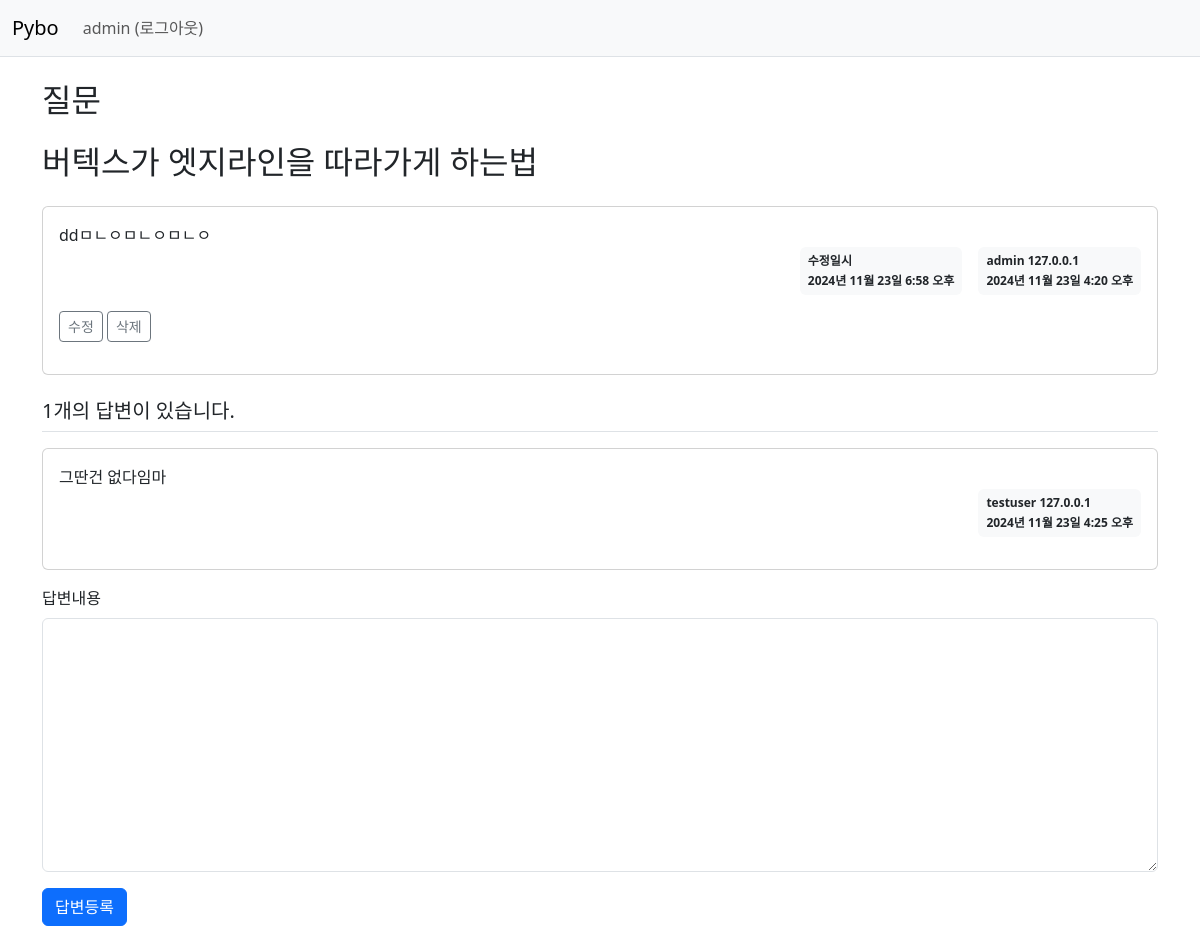
The page /pybo/308/ (signed in) on the database its author committed.
### pybo/models.py (models this page shows, shortened)
class Question(models.Model):
    author = models.ForeignKey(User, on_delete=models.CASCADE, default=1)
    subject = models.CharField(max_length=200)
    content = models.TextField()
    ip_address = models.CharField(max_length=20, null=True)
    modify_date = models.DateTimeField(null=True, blank=True)
    create_date = models.DateTimeField()

class Answer(models.Model):
    author = models.ForeignKey(User, on_delete=models.CASCADE, default=1)
    question = models.ForeignKey(Question, on_delete=models.CASCADE)
    content = models.TextField()
    ip_address = models.CharField(max_length=20, null=True)
    modify_date = models.DateTimeField(null=True, blank=True)
    create_date = models.DateTimeField()

### pybo/views/base_views.py (the view)
# urls.py: path('<int:question_id>/', base_views.detail, name='detail'), # detail 함수가 실행됨.
def detail(request, question_id):
    question = Question.objects.get(id=question_id) # 정직하게 오브젝트만 가져옴
    context = {'question' : question}
    if question.ip_address:
        ip_address = question.ip_address.split('.')
        context['ip_address'] = f"{ip_address[0]}.{ip_address[1]}"
    return render(request, 'pybo/question_detail.html', context)

### templates/pybo/question_detail.html (shortened to what this page needs)
{% extends "base.html" %}
{% block content %}
<div class="container my-3">
    <h2 class="border=bottom py-2">질문</h2>
    <h2 class="border=bottom py-2">{{question.subject}} </h2>
    <div class="card my-3">
        <div class='card-body'>
            <div class="card-text" style="white-space: pre-line;">{{question.content}} </div>
            <div class='d-flex justify-content-end'>
                {% if question.modify_date %}
                <div class="badge bg-light text-dark p-2 text-start mx-3">
                    <div class="mb-2">수정일시</div>
                    <div> {{question.modify_date}} </div>
                </div>
                {% endif %}
                <div class='badge bg-light text-dark p-2 text-start'>
                    <div class="mb-2">{{ question.author.username }} {{ question.ip_address }}</div>
                    <div>{{question.create_date}}</div>
                </div>
            </div>
            <div class="my-3">
                {% if request.user == question.author %}
                <a href="{% url 'pybo:question_modify' question_id=question.id %}" class="btn btn-sm btn-outline-secondary">수정</a>
                <a href="javascript:void(0)" class="delete btn btn-sm btn-outline-secondary" data-uri="{% url "pybo:question_delete" question.id %}">삭제</a>
                {% endif %}
            </div>
        </div>
    </div>
    <h5 class='border-bottom my-3 py-2'>{{question.answer_set.count}}개의 답변이 있습니다.</h5>
    {% for answer in question.answer_set.all %}
    <div class='card my-3'>
        <div class='card-body'>
            <div class='card-text' style='white-space: pre-line;'>{{answer.content}} </div>
            <div class='d-flex justify-content-end'>
                <div class='badge bg-light text-dark p-2 text-start'>
                    <div class="mb-2">{{ answer.author.username }} {{ answer.ip_address }}</div>
                    <div>{{answer.create_date}}</div>
                </div>
            </div>
        </div>
    </div>
    {% endfor %}
    <form action="{% url 'pybo:answer_create' question_id=question.id %}", method='post', class='my-3'>
        <div class='mb-3'>
            <label for='content' class='form-label'>답변내용</label>
            <textarea {% if not user.is_authenticated %}disabled{% endif %}
            name='content' id='content' class='form-control' rows='10'></textarea>
        </div>
        <input type="submit" value='답변등록' class='btn btn-primary'>
    </form>
</div>
{% endblock %}

### templates/navbar.html (shortened to what this page needs)
<nav class='navbar navbar-expand-lg navbar-light bg-light border-bottom'>
    <div class='container-fluid'>
        <a class='navbar-brand' href="{% url 'pybo:index' %}">Pybo</a>
        <div class="collapse navbar-collapse" id="navbarSupportedContent">
            <ul class='navbar-nav me-auto mb-2 mb-lg-0'>
                <li class='nav-item'>
                    {% if user.is_authenticated %}
                    <a class="nav-link" href="{% url "common:logout" %}">{{ user.username }} (로그아웃)</a>
                    {% else %}
                    <a class="nav-link" href="{% url "common:login" %}">로그인</a>
                    {% endif %}
                </li>
            </ul>
        </div>
    </div>
</nav>

### rows shown on the page
Question: subject "버텍스가 엣지라인을 따라가게 하는법", content "ddㅁㄴㅇㅁㄴㅇㅁㄴㅇ", modify_date "2024년 11월 23일 6:58 오후", author.username "admin", ip_address "127.0.0.1", create_date "2024년 11월 23일 4:20 오후", answer_set.count "1"
Answer: content "그딴건 없다임마", author.username "testuser", ip_address "127.0.0.1", create_date "2024년 11월 23일 4:25 오후"

### other values the page prints
{{ user.username }} "admin"
